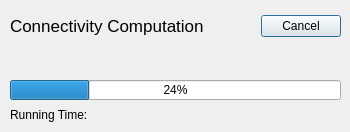
<?xml version="1.0" encoding="UTF-8"?>
<ui version="4.0">
 <class>ComputeConnectivityThreadDialog</class>
 <widget class="QDialog" name="ComputeConnectivityThreadDialog">
  <property name="geometry">
   <rect>
    <x>0</x>
    <y>0</y>
    <width>350</width>
    <height>132</height>
   </rect>
  </property>
  <property name="windowTitle">
   <string>Computing Connectivity</string>
  </property>
  <widget class="QProgressBar" name="progressBar">
   <property name="geometry">
    <rect>
     <x>10</x>
     <y>80</y>
     <width>331</width>
     <height>20</height>
    </rect>
   </property>
   <property name="value">
    <number>24</number>
   </property>
  </widget>
  <widget class="QWidget" name="layoutWidget">
   <property name="geometry">
    <rect>
     <x>10</x>
     <y>10</y>
     <width>331</width>
     <height>32</height>
    </rect>
   </property>
   <layout class="QHBoxLayout" name="horizontalLayout">
    <item>
     <widget class="QLabel" name="processDescription">
      <property name="font">
       <font>
        <pointsize>13</pointsize>
       </font>
      </property>
      <property name="text">
       <string>Connectivity Computation</string>
      </property>
     </widget>
    </item>
    <item>
     <spacer name="horizontalSpacer">
      <property name="orientation">
       <enum>Qt::Horizontal</enum>
      </property>
      <property name="sizeHint" stdset="0">
       <size>
        <width>40</width>
        <height>20</height>
       </size>
      </property>
     </spacer>
    </item>
    <item>
     <widget class="QPushButton" name="cancel">
      <property name="maximumSize">
       <size>
        <width>80</width>
        <height>16777215</height>
       </size>
      </property>
      <property name="text">
       <string>Cancel</string>
      </property>
     </widget>
    </item>
   </layout>
  </widget>
  <widget class="QLabel" name="elapsedTime">
   <property name="geometry">
    <rect>
     <x>10</x>
     <y>107</y>
     <width>331</width>
     <height>16</height>
    </rect>
   </property>
   <property name="text">
    <string>Running Time: </string>
   </property>
  </widget>
  <widget class="QLabel" name="statusMessage">
   <property name="geometry">
    <rect>
     <x>10</x>
     <y>40</y>
     <width>326</width>
     <height>31</height>
    </rect>
   </property>
   <property name="text">
    <string/>
   </property>
   <property name="wordWrap">
    <bool>true</bool>
   </property>
  </widget>
 </widget>
 <resources/>
 <connections/>
</ui>
